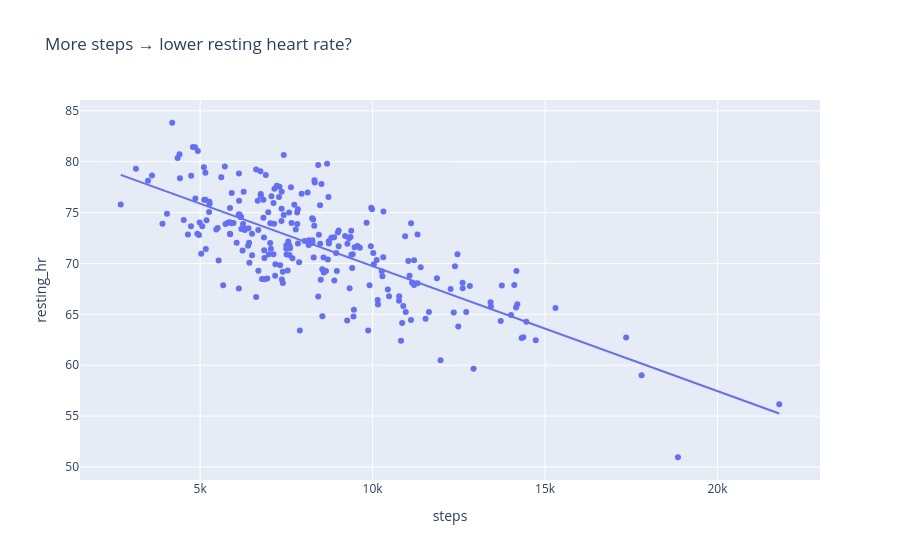

The notebook cell saved with this chart:
### Code cell
# ✍️ live coding
px.scatter(per_user, x="steps", y="resting_hr", trendline="ols",
           hover_name="user_id", hover_data=["age_group", "device"],
           title="More steps → lower resting heart rate?")

### Figure 1 — Plotly figure (JSON) as saved in the notebook; plotly's stock layout.template omitted (floating-point values rounded to 4 significant figures; data arrays with more than 128 entries replaced by an {"elided": "..."} marker saying what was removed)
{"data": [{"customdata": {"elided": "250x2 str values"}, "hovertemplate": "<b>%{hovertext}</b><br><br>steps=%{x}<br>resting_hr=%{y}<br>age_group=%{customdata[0]}<br>device=%{customdata[1]}<extra></extra>", "hovertext": {"elided": "250 str values"}, "legendgroup": "", "marker": {"color": "#636efa", "symbol": "circle"}, "mode": "markers", "name": "", "orientation": "v", "showlegend": false, "type": "scatter", "x": {"elided": "250 float values"}, "xaxis": "x", "y": {"elided": "250 float values"}, "yaxis": "y"}, {"hovertemplate": "<b>OLS trendline</b><br>resting_hr = -0.00122806 * steps + 82.0209<br>R<sup>2</sup>=0.547606<br><br>steps=%{x}<br>resting_hr=%{y} <b>(trend)</b><extra></extra>", "legendgroup": "", "marker": {"color": "#636efa", "symbol": "circle"}, "mode": "lines", "name": "", "showlegend": false, "type": "scatter", "x": {"elided": "250 float values"}, "xaxis": "x", "y": {"elided": "250 float values"}, "yaxis": "y"}], "layout": {"legend": {"tracegroupgap": 0}, "title": {"text": "More steps → lower resting heart rate?"}, "xaxis": {"anchor": "y", "domain": [0, 1], "title": {"text": "steps"}}, "yaxis": {"anchor": "x", "domain": [0, 1], "title": {"text": "resting_hr"}}}}
